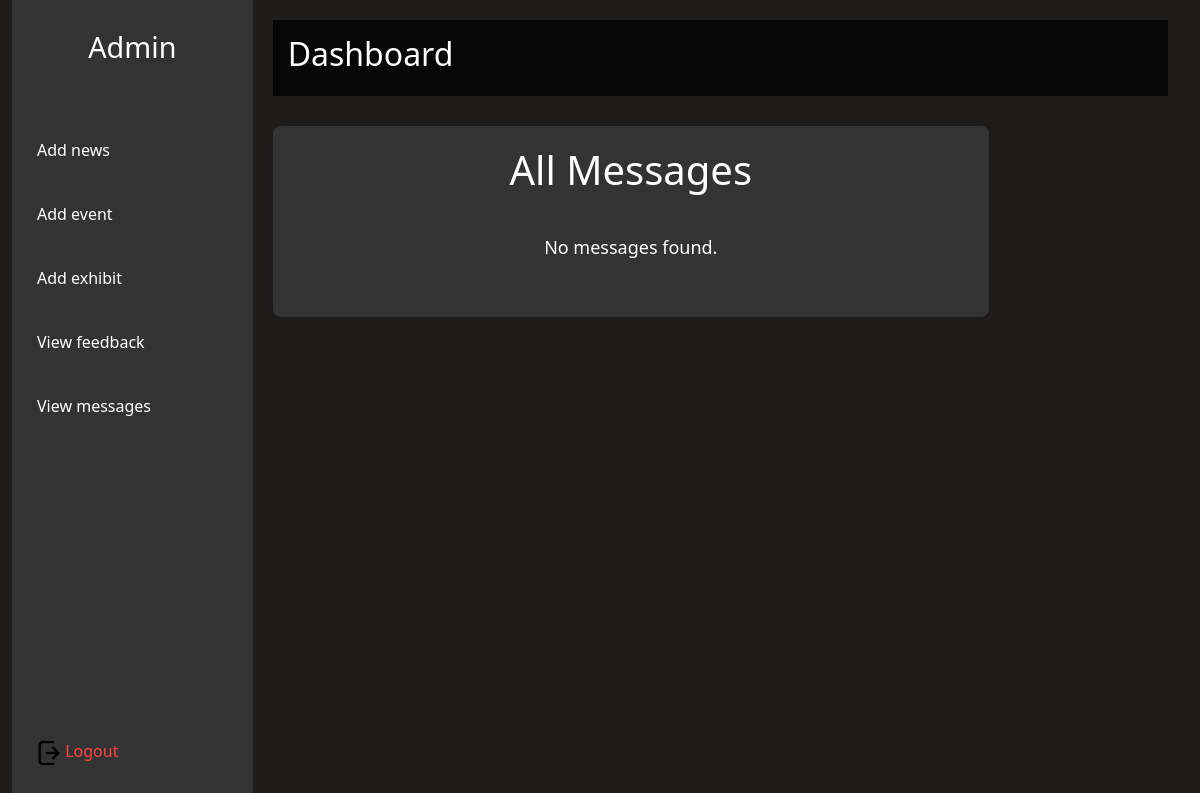
Page /dashboard/view/messages (signed in) on the earlier database version.
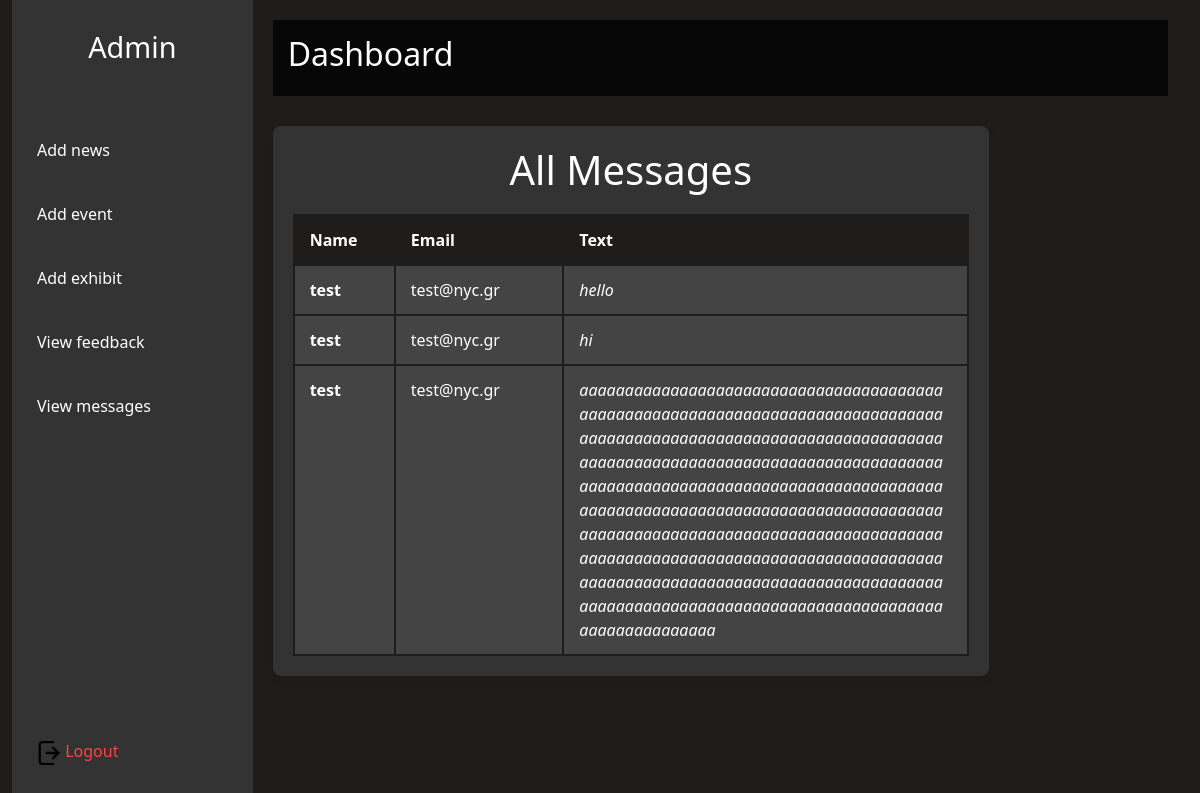
Same page on the later database version.
### server.py (models this page shows)
class Message(db.Model):
    id = db.Column(db.Integer, primary_key=True)
    name = db.Column(db.String(150), nullable=False)
    email = db.Column(db.String(120), nullable=False)
    text = db.Column(db.Text, nullable=False)

### server.py (the view)
@app.route("/dashboard/view/messages")
@login_required
def view_messages():
    if current_user.role != 'admin':
        return "Unauthorized", 403
    all_messages = Message.query.all()
    return render_template('view_messages.html', messages=all_messages)

### server.py (called while the page is built)
@login_manager.user_loader
def load_user(user_id):
    return User.query.get(int(user_id))

### templates/view_messages.html
{% extends 'dashboard.html' %}
{% block page_css %}
<link rel="stylesheet" href="/static/css/view_messages.css">
{% endblock %}
{% block content %}
    <div class="message-container">
        <h1>All Messages</h1>
        {% if messages %}
            <table>
                <thead>
                    <tr>
                        <th>Name</th>
                        <th>Email</th>
                        <th>Text</th>
                    </tr>
                </thead>
                <tbody>
                    {% for message in messages %}
                        <tr class="message-row">
                            <td class="name">{{ message.name }}</td>
                            <td class="email">{{ message.email }}</td>
                            <td class="text">{{ message.text }}</td>
                        </tr>
                    {% endfor %}
                </tbody>
            </table>
        {% else %}
            <p class="no-messages">No messages found.</p>
        {% endif %}
    </div>
{% endblock %}

Differences in the rows shown:
added Message: name "test", email "test@nyc.gr", text "hello"
added Message: name "test", email "test@nyc.gr", text "hi"
added Message: name "test", email "test@nyc.gr", text "aaaaaaaaaaaaaaaaaaaaaaaaaaaaaaaaaaaaaaaaaaaaaaaaaaaaaaaaaaaaaaaaaaaaaaaaaaaaaaaaaaaaaaaaaaaaaaaaaaaaaaaaaaaaaaaaaaaaaaaaaaaaaaaaaaaaaaaaaaaaaaaaaaaaaaaaaaaaaaaaaaaaaaaaaaaaaaaaaaaaaaaaaaaaaaaaaaaaaaaaaaaaaaaaaaaaaaaaaaaaaaaaaaaaaaaaaaaaaaaaaaaaaaaaaaaaaaaaaaaaaaaaaaaaaaaaaaaaaaaaaaaaaaaaaaaaaaaaaaaaaaaaaaaaaaaaaaaaaaaaaaaaaaaaaaaaaaaaaaaaaaaaaaaaaaaaaaaaaaaaaaaaaaaaaaaaaaaaaaaaaaaaaaaaaaaaaaaaaaaaaaaaaaaaaaaaaaa"
Other differences:
text no longer shown: "No messages found."
text now shown: "Name Email Text"
